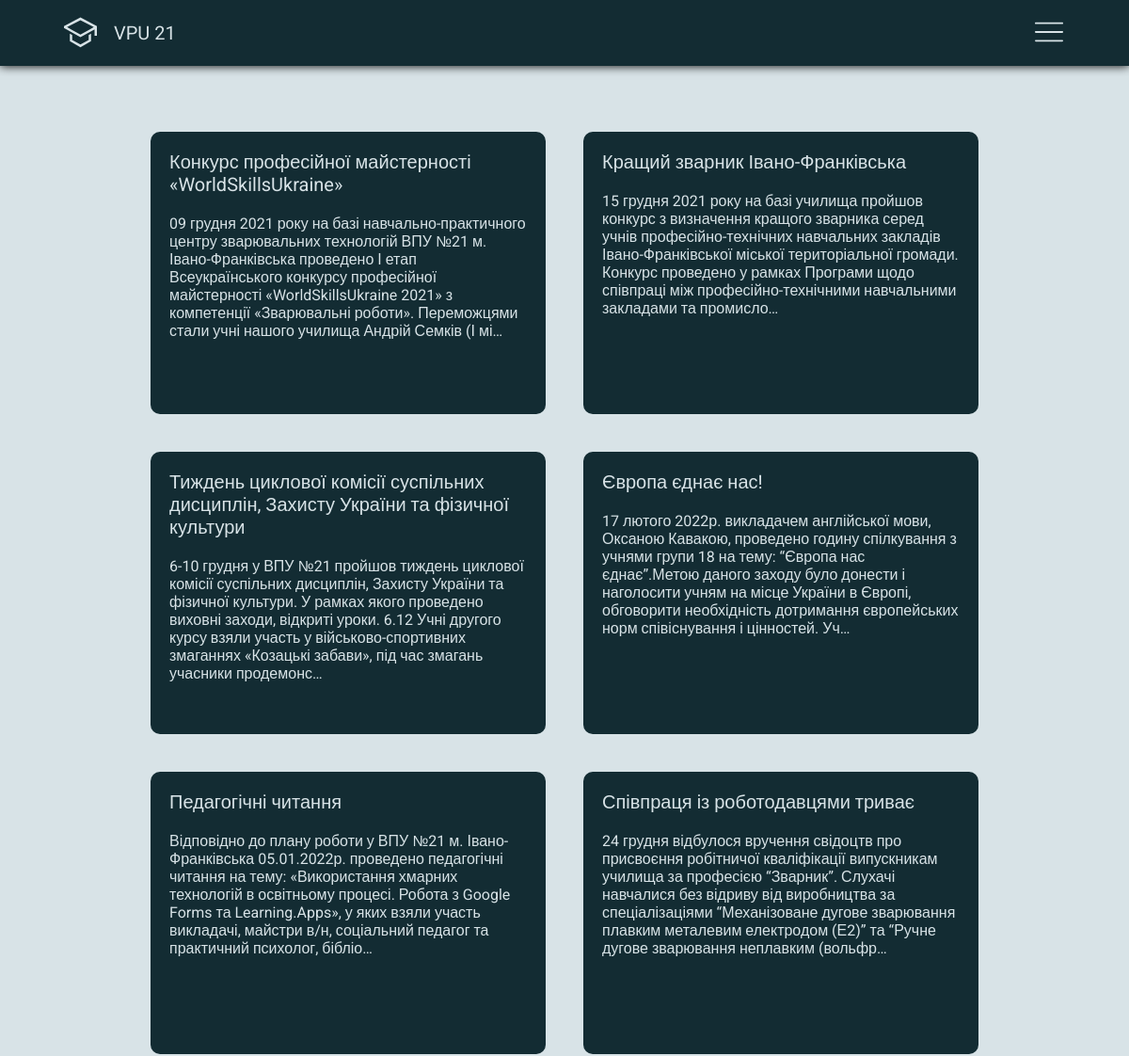
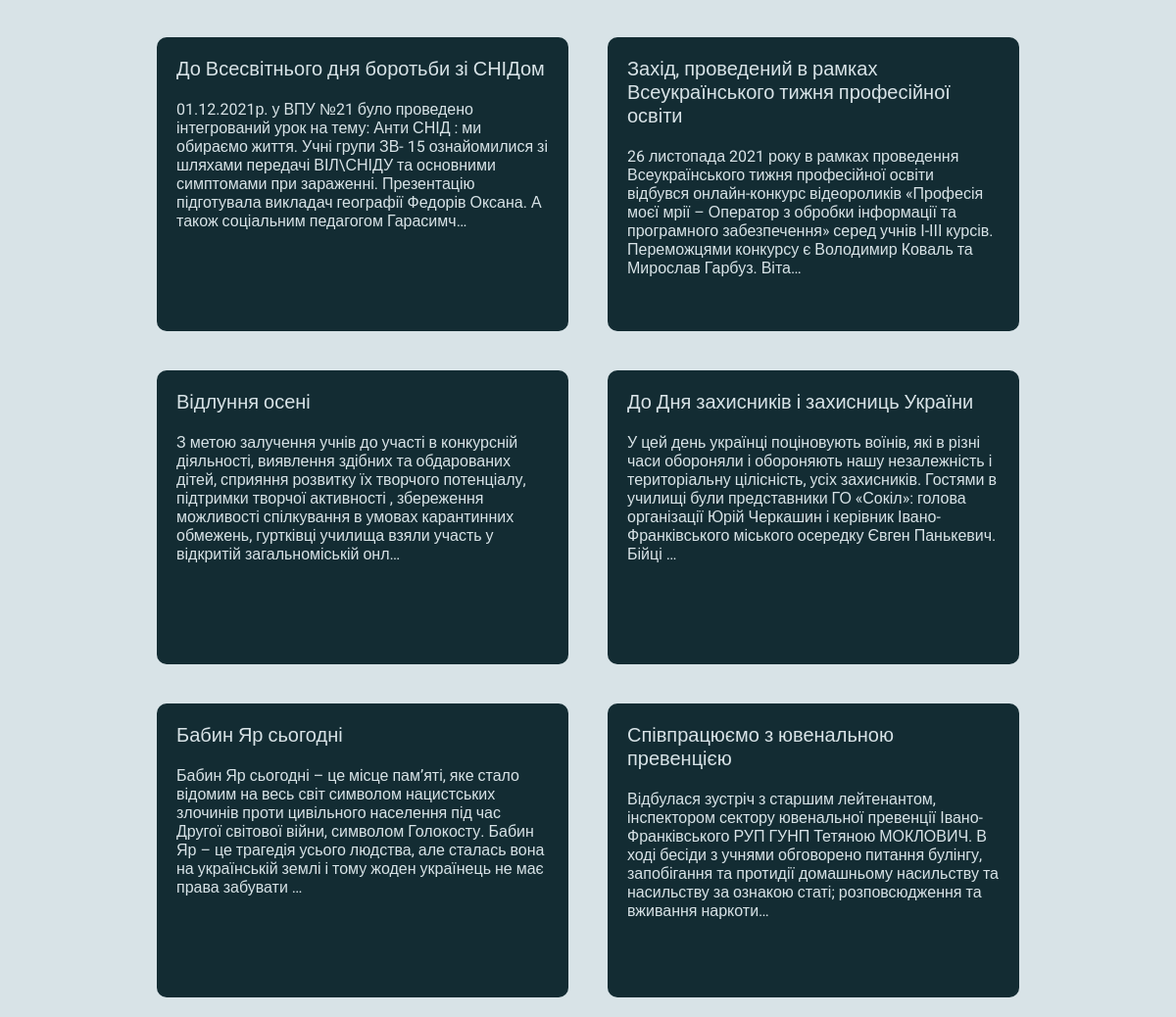
Page /news on the committed database (2 pictures, top to bottom).
### news/models.py (models this page shows, shortened)
class Article(models.Model):
    title = models.CharField(max_length=250)
    text = models.TextField()
    img = models.TextField(max_length=1000, default='')

### news/views.py (the view)
# urls.py: path('', views.allNews, name="news"),
def allNews(request):
    article = Article.objects.all()
    data = {"article": article}
    return render(request, 'news/news.html',data)

### news/templates/news/news.html
{% include 'home/header.html' %}
<div class="news_container">
    {% if article %}
    {% for el in article %}
    <a href="{% url 'news' %}/{{el.id}}" class="box" data-aos="fade-up">
        <h1>{{ el.title|truncatechars:100 }}</h1>
        <p>{{ el.text|truncatechars:300 }}</p>
    </a>
    {% endfor %}
    {% endif %}
</div>
{% include 'home/footer.html' %}

### home/static/home/css/style.css (style rules this page uses)
* { margin: 0; padding: 0; font-family: "Roboto", sans-serif; }
body { background: #d8e3e7; }
a { text-decoration: none; }
h1, h2 { font-weight: normal; }
.news_container { display: -webkit-box; display: -ms-flexbox; display: flex; -ms-flex-wrap: wrap; flex-wrap: wrap; -webkit-box-pack: center; -ms-flex-pack: center; justify-content: center; margin-top: 50px; }
.news_container .box { background: #132c33; width: 35%; height: 300px; margin: 20px; border-radius: 10px; padding: 20px; -webkit-box-sizing: border-box; box-sizing: border-box; -webkit-transition: 0.6s; transition: 0.6s; }
.news_container .box h1 { color: #d8e3e7; font-size: 20px; }
.news_container .box p { margin-top: 20px; color: #d8e3e7; font-size: 16px; }

### rows in the picture
Article: title "Конкурс професійної майстерності «WorldSkillsUkraine»", text "09 грудня 2021 року на базі навчально-практичного центру зварювальних технологій ВПУ №21 м. Івано-Франківська проведено І етап Всеукраїнського конкурсу професійної майстерності «WorldSkillsUkraine 2021» з компетенції «Зварювальні роботи». Переможцями стали учні нашого училища Андрій Семків (І мі…"
Article: title "Кращий зварник Івано-Франківська", text "15 грудня 2021 року на базі училища пройшов конкурс з визначення кращого зварника серед учнів професійно-технічних навчальних закладів Івано-Франківської міської територіальної громади. Конкурс проведено у рамках Програми щодо співпраці між професійно-технічними навчальними закладами та промисло…"
Article: title "Тиждень циклової комісії суспільних дисциплін, Захисту України та фізичної культури", text "6-10 грудня у ВПУ №21 пройшов тиждень циклової комісії суспільних дисциплін, Захисту України та фізичної культури. У рамках якого проведено виховні заходи, відкриті уроки. 6.12 Учні другого курсу взяли участь у військово-спортивних змаганнях «Козацькі забави», під час змагань учасники продемонс…"
Article: title "Європа єднає нас!", text "17 лютого 2022р. викладачем англійської мови, Оксаною Кавакою, проведено годину спілкування з учнями групи 18 на тему: “Європа нас єднає”.Метою даного заходу було донести і наголосити учням на місце України в Європі, обговорити необхідність дотримання європейських норм співіснування і цінностей. Уч…"
Article: title "Педагогічні читання", text "Відповідно до плану роботи у ВПУ №21 м. Івано-Франківська 05.01.2022р. проведено педагогічні читання на тему: «Використання хмарних технологій в освітньому процесі. Робота з Google Forms та Learning.Apps», у яких взяли участь викладачі, майстри в/н, соціальний педагог та практичний психолог, бібліо…"
Article: title "Співпраця із роботодавцями триває", text "24 грудня відбулося вручення свідоцтв про присвоєння робітничої кваліфікації випускникам училища за професією “Зварник”. Слухачі навчалися без відриву від виробництва за спеціалізаціями “Механізоване дугове зварювання плавким металевим електродом (Е2)” та “Ручне дугове зварювання неплавким (вольфр…"
Article: title "До Всесвітнього дня боротьби зі СНІДом", text "01.12.2021р. у ВПУ №21 було проведено інтегрований урок на тему: Анти СНІД : ми обираємо життя. Учні групи ЗВ- 15 ознайомилися зі шляхами передачі ВІЛ\\СНІДУ та основними симптомами при зараженні. Презентацію підготувала викладач географії Федорів Оксана. А також соціальним педагогом Гарасимч…"
Article: title "Захід, проведений в рамках Всеукраїнського тижня професійної освіти", text "26 листопада 2021 року в рамках проведення Всеукраїнського тижня професійної освіти відбувся онлайн-конкурс відеороликів «Професія моєї мрії – Оператор з обробки інформації та програмного забезпечення» серед учнів І-ІІІ курсів. Переможцями конкурсу є Володимир Коваль та Мирослав Гарбуз. Віта…"
Article: title "Відлуння осені", text "З метою залучення учнів до участі в конкурсній діяльності, виявлення здібних та обдарованих дітей, сприяння розвитку їх творчого потенціалу, підтримки творчої активності , збереження можливості спілкування в умовах карантинних обмежень, гуртківці училища взяли участь у відкритій загальноміській онл…"
Article: title "До Дня захисників і захисниць України", text "У цей день українці поціновують воїнів, які в різні часи обороняли і обороняють нашу незалежність і територіальну цілісність, усіх захисників. Гостями в училищі були представники ГО «Сокіл»: голова організації Юрій Черкашин і керівник Івано-Франківського міського осередку Євген Панькевич. Бійці …"
Article: title "Бабин Яр сьогодні", text "Бабин Яр сьогодні – це місце пам’яті, яке стало відомим на весь світ символом нацистських злочинів проти цивільного населення під час Другої світової війни, символом Голокосту. Бабин Яр – це трагедія усього людства, але сталась вона на українській землі і тому жоден українець не має права забувати …"
Article: title "Співпрацюємо з ювенальною превенцією", text "Відбулася зустріч з старшим лейтенантом, інспектором сектору ювенальної превенції Івано-Франківського РУП ГУНП Тетяною МОКЛОВИЧ. В ході бесіди з учнями обговорено питання булінгу, запобігання та протидії домашньому насильству та насильству за ознакою статі; розповсюдження та вживання наркоти…"
